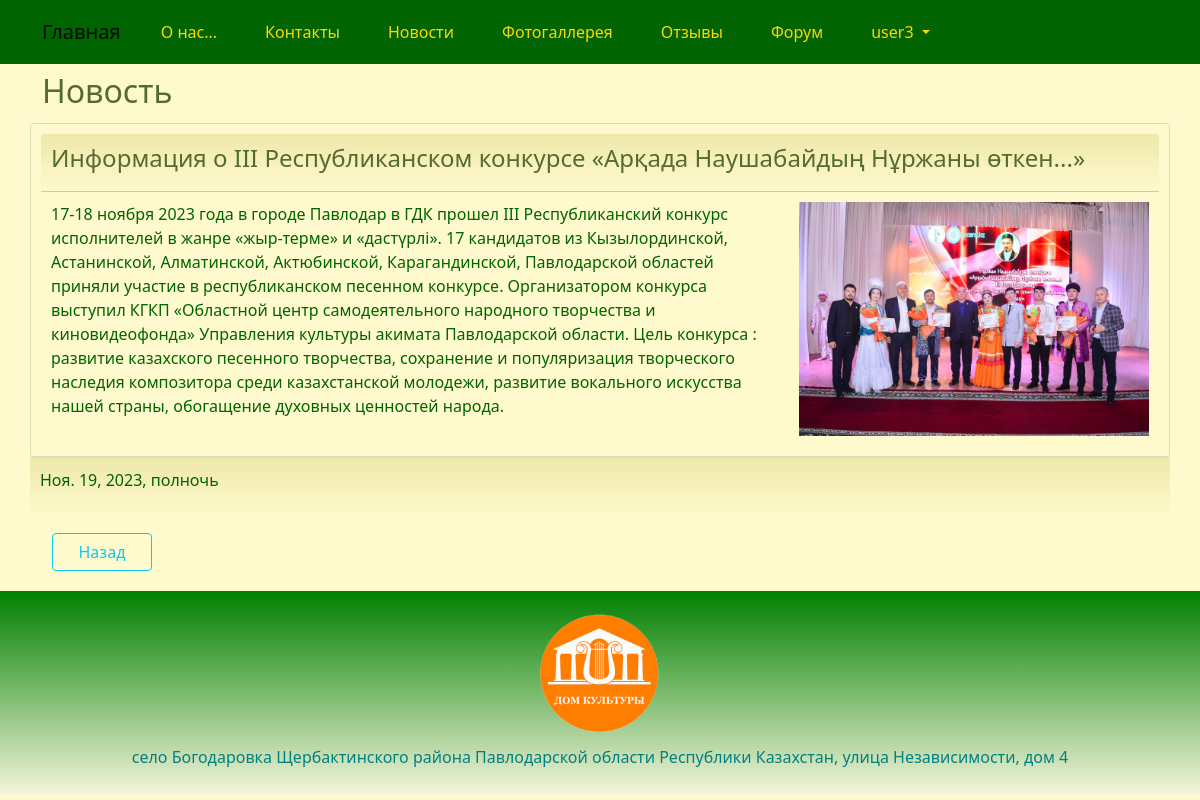
/news/read/2/ (signed in), run on the app's committed database.
### house/models.py (models this page shows)
class News(models.Model):
    daten = models.DateTimeField(_('daten'))
    title = models.CharField(_('title_news'), max_length=256)
    details = models.TextField(_('details_news'))
    photo = models.ImageField(_('photo_news'), upload_to='images/', blank=True, null=True)
    class Meta:
        db_table = 'news'
        indexes = [
            models.Index(fields=['daten']),
        ]
        ordering = ['daten']

### house/views.py (the view)
# urls.py: path('news/read/<int:id>/', views.news_read, name='news_read'),
@login_required
def news_read(request, id):
    try:
        news = News.objects.get(id=id)
        return render(request, "news/read.html", {"news": news})
    except News.DoesNotExist:
        return HttpResponseNotFound("<h2>News not found</h2>")

### templates/news/read.html (shortened to what this page needs)
{% extends "base.html" %}
{% load i18n %}
{% load static %}
{% block content %}
<h2>{% trans "news" %}</h2>
<div class="row justify-content-center">
	<div class="card" style="width:100%">
		<div class="card-header">
			<h4>{{ news.title }}</h4>
		</div>
		<div class="card-body">
			<div class="row">
				<div class="col-md-8">
					<p>{{ news.details }}</p>
				</div>
				<div class="col-md-4">
					{% if news.photo.url == "/ media /images/news1.jpeg" %}
						<img style="width:100%; max-width:400px;" src="{% static 'images/news1.jpeg' %}" alt="{{ news.title }}" title="{{ news.details }}">
					{% elif news.photo.url == "/ media /images/news2.jpeg" %}
						<img style="width:100%; max-width:400px;" src="{% static 'images/news2.jpeg' %}" alt="{{ news.title }}" title="{{ news.details }}">
					{% elif news.photo.url == "/ media /images/news3.jpeg" %}
						<img style="width:100%; max-width:400px;" src="{% static 'images/news3.jpeg' %}" alt="{{ news.title }}" title="{{ news.details }}">
					{% elif news.photo.url == "/ media /images/news4.jpeg" %}
						<img style="width:100%; max-width:400px;" src="{% static 'images/news4.jpeg' %}" alt="{{ news.title }}" title="{{ news.details }}">
					{% elif news.photo.url == "/ media /images/news5.jpeg" %}
						<img style="width:100%; max-width:400px;" src="{% static 'images/news5.jpeg' %}" alt="{{ news.title }}" title="{{ news.details }}">
					{% elif news.photo.url == "/ media /images/news6.jpeg" %}
						<img style="width:100%; max-width:400px;" src="{% static 'images/news6.jpeg' %}" alt="{{ news.title }}" title="{{ news.details }}">
					{% elif news.photo.url == "/ media /images/news7.jpeg" %}
						<img style="width:100%; max-width:400px;" src="{% static 'images/news7.jpeg' %}" alt="{{ news.title }}" title="{{ news.details }}">
					{% else %}
						{% if news.photo.url != None %}
							<img style="width:100%; max-width:400px;" src="{{ news.photo.url}}" alt="{{ news.title }}" title="{{ news.details }}">
						{% endif %}
					{% endif %}
				</div>
				</div>
			</div>
		</div>
		<div class="card-footer">
			<p>{{ news.daten }}</p>
		</div>
	</div>
	<div class="div-button-left">
		<a class="btn btn-outline-info" style="width:100px; margin-top:5px" onclick="history.back()">{% trans "Back" %}</a>
	</div>
</div>
{% endblock content %}

### templates/base.html (shortened to what this page needs)
<!DOCTYPE html>
{% load static %}
{% load i18n %}
<html>
<head>
	<link href="https://cdn.jsdelivr.net/npm/bootstrap@5.0.2/dist/css/bootstrap.min.css" rel="stylesheet">
	<link rel="stylesheet" href="{% static 'css/styles.css' %}" />
	<link rel="stylesheet" href="{% static 'css/choosen.css' %}" />
</head>
	<nav class="navbar navbar-expand-lg navbar-light justify-content-center">
		<div class="container">
			<a class="navbar-brand" href="{{ HTTP_HOST }}/">{% trans "Home" %}</a>
			<div class="collapse navbar-collapse" id="mainMenu">
				<ul class="navbar-nav me-auto mb-2 mb-lg-0">
					<li class="nav-link">
						<a class="dropdown-item" href="{% url 'about' %}">{% trans "about" %}</a>
					</li>
					<li class="nav-link">
						<a class="dropdown-item" href="{% url 'contact' %}">{% trans "contacts" %}</a>
					</li>
					<li class="nav-link">
						<a class="dropdown-item" href="{% url 'news_list' %}">{% trans "newss" %}</a>
					</li>
					<li class="nav-link">
						<a class="dropdown-item" href="{% url 'photogallery' %}">{% trans "photogallery" %}</a>
					</li>
					<li class="nav-link">
						<a class="dropdown-item" href="{% url 'reviews_list' %}">{% trans "reviews" %}</a>
					</li>
					{% if user.is_authenticated %}
						<li class="nav-link">
							<a class="dropdown-item" href="{% url 'forum' %}">{% trans "forum" %}</a>
						</li>
						<li class="nav-link dropdown">
							<a class="dropdown-item dropdown-toggle" href="#" id="navbarDropdown" role="button" data-bs-toggle="dropdown" aria-expanded="false">
							{{ user.username }}
							</a>
						</li>
					{% else %}
						<form class="form-inline ml-auto">
							<a href="{% url 'login' %}" class="btn btn-outline-secondary">{% trans "Log In" %}</a>
							<a href="{% url 'signup' %}" class="btn btn-primary ml-2">{% trans "Sign up" %}</a>
						</form>
					{% endif %}
						{% get_current_language as LANGUAGE_CODE %}
						{% get_available_languages as LANGUAGES %}
						{% get_language_info_list for LANGUAGES as languages %}
				</ul>
			</div>
		</div>
	</nav>
<body>
	<div class="container">
		{% block content%}{% endblock content %}
</body>
<footer class="container-fluid text-center bg-lightgray">
	<div class="copyrights">
		<img src="{% static 'images/logo.png' %}" alt="logo" style="height:144px; padding: 10px;">
	</div>
	<p>село Богодаровка Щербактинского района Павлодарской области Республики Казахстан, улица Независимости, дом 4</p>
</footer>
<link rel="stylesheet" href="https://cdn.datatables.net/1.11.2/css/jquery.dataTables.min.css">
<link href="{% static 'css/jquery.fancybox.min.css' %}" rel="stylesheet">
</html>

### static/css/styles.css (style rules this page uses)
:root { --navbar-background-color: DarkGreen; --navbar-text-color: Gold; --main-background-color-light: LemonChiffon; --main-background-color-dark: PaleGoldenrod; --main-text-color: DarkGreen; --main-header-color: DarkOliveGreen; --main-text-attention-color: Purple; --footer-background-color-light: Beige; --footer-background-color-dark: Green; --footer-text-color: Teal; --card-background-color-light: LemonChiffon; --card-background-color-dark: PaleGoldenrod; --card-text-color: SeaGreen; --table-background-color-light: LemonChiffon; --table-background-color-dark: PaleGoldenrod; --table-text-color: DarkGreen; --star-size: 30px; --star-color: Yellow; --star-background: Gold ; }
.navbar { background-color: var(--navbar-background-color); color: var(--navbar-text-color); }
.navbar .navbar-nav, .navbar .navbar-nav .navbar-text { color: var(--navbar-text-color); }
.navbar ul { background-color: var(--navbar-background-color); color: var(--navbar-text-color); }
.navbar li { background-color: var(--navbar-background-color); color: var(--navbar-text-color); }
.navbar a { background-color: var(--navbar-background-color); color: var(--navbar-text-color); }
.navbar-brand { background-color: var(--navbar-background-color); color: var(--navbar-text-color); }
.nav-link a { background-color: var(--navbar-background-color); color: var(--navbar-text-color); }
body { background-color: var(--main-background-color-light); }
h1, h2, h3, h4, h5, h6 { color: var(--main-header-color); }
p, ul, li, label { color: var(--main-text-color); }
.card { background-color: var(--card-background-color-light); color: var(--card-text-color); margin-top: 5px; padding: 10px; }
.card-header { background-image: linear-gradient(top, var(--card-background-color-dark), var(--card-background-color-light)); background-image: -o-linear-gradient(top, var(--card-background-color-dark), var(--card-background-color-light)); background-image: -moz-linear-gradient(top, var(--card-background-color-dark), var(--card-background-color-light)); background-image: -webkit-linear-gradient(top, var(--card-background-color-dark), var(--card-background-color-light)); color: var(--card-text-color); padding: 10px; }
.card-body { background-color: var(--card-background-color-light); color: var(--card-text-color); padding: 10px; }
.card-footer { background-image: linear-gradient(top, var(--card-background-color-dark), var(--card-background-color-light)); background-image: -o-linear-gradient(top, var(--card-background-color-dark), var(--card-background-color-light)); background-image: -moz-linear-gradient(top, var(--card-background-color-dark), var(--card-background-color-light)); background-image: -webkit-linear-gradient(top, var(--card-background-color-dark), var(--card-background-color-light)); color: var(--card-text-color); padding: 10px; }
.div-button-left { text-align: left; padding: 10px; }
footer { background-image: linear-gradient(top, var(--footer-background-color-dark), var(--footer-background-color-light)); background-image: -o-linear-gradient(top, var(--footer-background-color-dark), var(--footer-background-color-light)); background-image: -moz-linear-gradient(top, var(--footer-background-color-dark), var(--footer-background-color-light)); background-image: -webkit-linear-gradient(top, var(--footer-background-color-dark), var(--footer-background-color-light)); margin-top: 10px; padding: 10px; }
footer p { color: var(--footer-text-color); }

### data on the page
News: title "Информация о III Республиканском конкурсе «Арқада Наушабайдың Нұржаны өткен...»", details "17-18 ноября 2023 года в городе Павлодар в ГДК прошел III Республиканский конкурс исполнителей в жанре «жыр-терме» и «дастүрлі». 17 кандидатов из Кызылординской, Астанинской, Алматинской, Актюбинской, Карагандинской, Павлодарской областей приняли участие в республиканском песенном конкурсе. Организатором конкурса выступил КГКП «Областной центр самодеятельного народного творчества и киновидеофонда» Управления культуры акимата Павлодарской области. Цель конкурса : развитие казахского песенного творчества, сохранение и популяризация творческого наследия композитора среди казахстанской молодежи, развитие вокального искусства нашей страны, обогащение духовных ценностей народа.", photo (picture), daten "Ноя. 19, 2023, полночь"

### other printed values
{{ user.username }} "user3"
